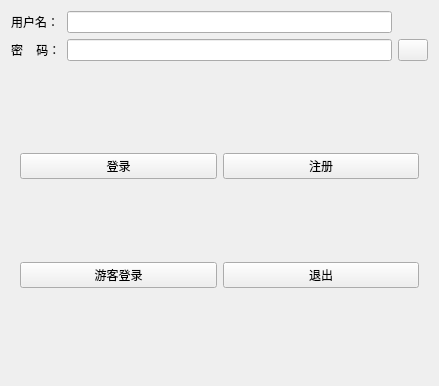
<?xml version="1.0" encoding="UTF-8"?>
<ui version="4.0">
 <class>Widget</class>
 <widget class="QWidget" name="Widget">
  <property name="enabled">
   <bool>true</bool>
  </property>
  <property name="geometry">
   <rect>
    <x>0</x>
    <y>0</y>
    <width>439</width>
    <height>386</height>
   </rect>
  </property>
  <property name="sizePolicy">
   <sizepolicy hsizetype="Ignored" vsizetype="Ignored">
    <horstretch>0</horstretch>
    <verstretch>0</verstretch>
   </sizepolicy>
  </property>
  <property name="windowTitle">
   <string>Widget</string>
  </property>
  <layout class="QVBoxLayout" name="verticalLayout" stretch="2,3">
   <item>
    <layout class="QGridLayout" name="gridLayout_2">
     <item row="1" column="2">
      <widget class="QPushButton" name="VisibileButton">
       <property name="enabled">
        <bool>true</bool>
       </property>
       <property name="sizePolicy">
        <sizepolicy hsizetype="Minimum" vsizetype="Preferred">
         <horstretch>0</horstretch>
         <verstretch>0</verstretch>
        </sizepolicy>
       </property>
       <property name="maximumSize">
        <size>
         <width>30</width>
         <height>16777215</height>
        </size>
       </property>
       <property name="text">
        <string/>
       </property>
      </widget>
     </item>
     <item row="1" column="1">
      <widget class="QLineEdit" name="PasswdEdit"/>
     </item>
     <item row="0" column="1">
      <widget class="QLineEdit" name="NameEdit"/>
     </item>
     <item row="0" column="0">
      <widget class="QLabel" name="Namelabel">
       <property name="text">
        <string>用户名：</string>
       </property>
      </widget>
     </item>
     <item row="1" column="0">
      <widget class="QLabel" name="Passwdlabel">
       <property name="text">
        <string>密    码：</string>
       </property>
      </widget>
     </item>
    </layout>
   </item>
   <item>
    <widget class="QWidget" name="widget" native="true">
     <property name="maximumSize">
      <size>
       <width>16777215</width>
       <height>10000000</height>
      </size>
     </property>
     <layout class="QGridLayout" name="gridLayout">
      <item row="0" column="0">
       <widget class="QPushButton" name="LoginButton">
        <property name="minimumSize">
         <size>
          <width>0</width>
          <height>0</height>
         </size>
        </property>
        <property name="text">
         <string>登录</string>
        </property>
       </widget>
      </item>
      <item row="0" column="1">
       <widget class="QPushButton" name="RegisterButton">
        <property name="text">
         <string>注册</string>
        </property>
       </widget>
      </item>
      <item row="1" column="0">
       <widget class="QPushButton" name="TouristButton">
        <property name="text">
         <string>游客登录</string>
        </property>
       </widget>
      </item>
      <item row="1" column="1">
       <widget class="QPushButton" name="ExitButton">
        <property name="text">
         <string>退出</string>
        </property>
       </widget>
      </item>
     </layout>
    </widget>
   </item>
  </layout>
 </widget>
 <tabstops>
  <tabstop>NameEdit</tabstop>
  <tabstop>PasswdEdit</tabstop>
  <tabstop>VisibileButton</tabstop>
  <tabstop>LoginButton</tabstop>
  <tabstop>TouristButton</tabstop>
  <tabstop>RegisterButton</tabstop>
  <tabstop>ExitButton</tabstop>
 </tabstops>
 <resources/>
 <connections/>
</ui>
